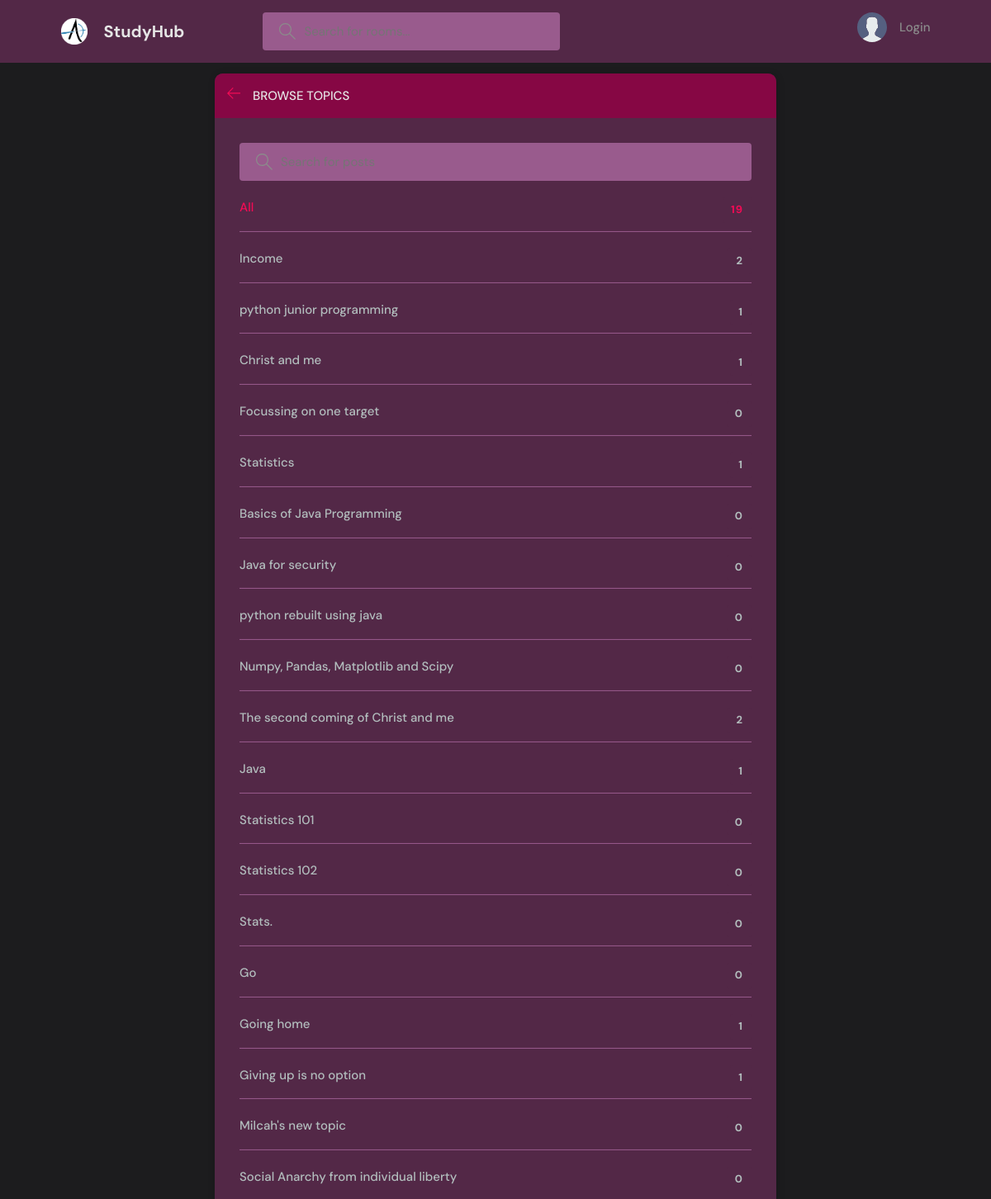
/topics, run on an earlier commit of the app's database.
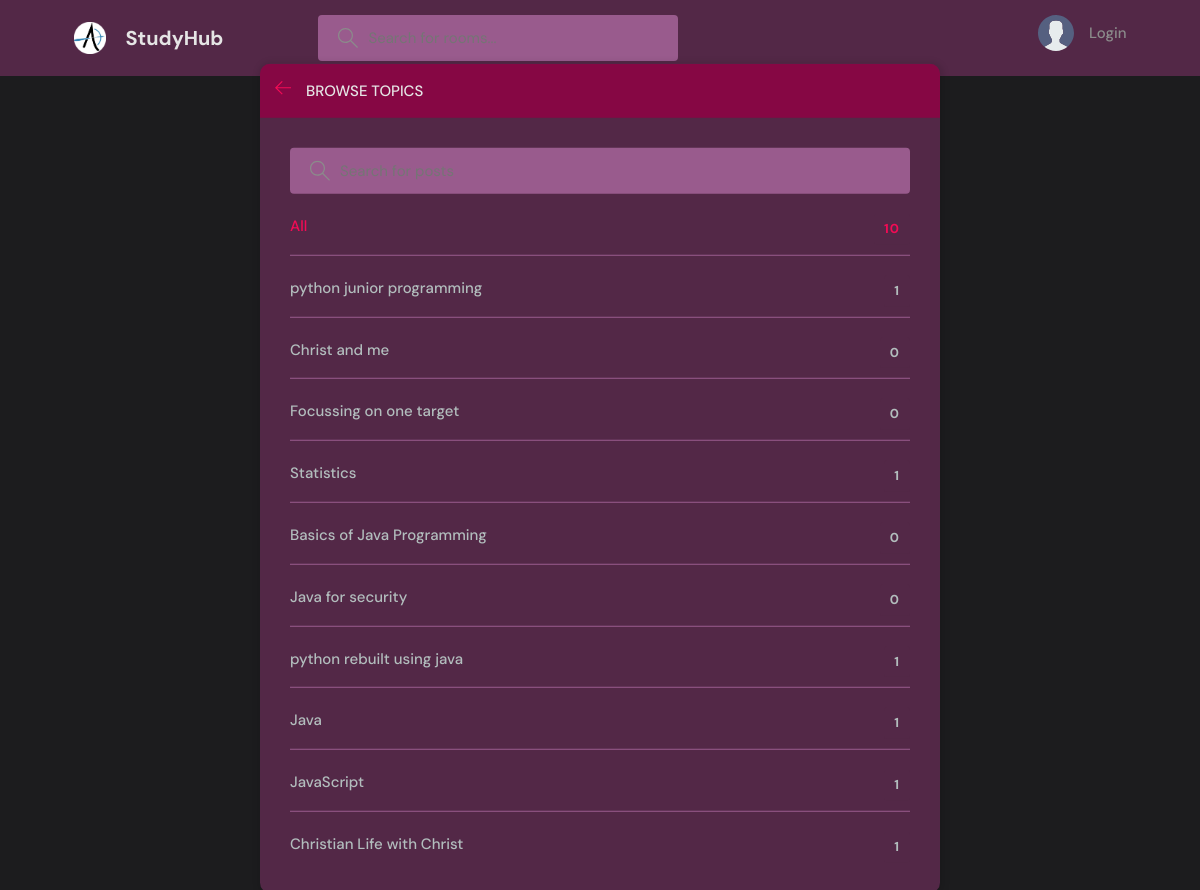
And on a later commit of the database.
### Rooms/models.py (models this page shows, shortened)
class Topic(models.Model):
    name=models.CharField(max_length=200)

### Rooms/views.py (the view)
# urls.py: path('topics', views.mobileTopicsPage, name='topics'),
def mobileTopicsPage(request):
    q = request.GET.get('q') if request.GET.get('q')!=None else ''
    topics = Topic.objects.filter(name__icontains = q)
    context = {'topics': topics}
    return render(request, 'Rooms/topics.html', context)

### Rooms/templates/Rooms/topics.html (shortened to what this page needs)
{% extends 'parent_hub/base.html' %}
{% block content %}
    <main class="create-room layout">
      <div class="container">
        <div class="layout__box">
          <div class="layout__boxHeader">
            <div class="layout__boxTitle">
              <a href="{% url 'home' %}">
                <svg version="1.1" xmlns="http://www.w3.org/2000/svg" width="32" height="32" viewBox="0 0 32 32">
                  <title>arrow-left</title>
                  <path
                    d="M13.723 2.286l-13.723 13.714 13.719 13.714 1.616-1.611-10.96-10.96h27.625v-2.286h-27.625l10.965-10.965-1.616-1.607z"
                  ></path>
                </svg>
              </a>
              <h3>Browse Topics</h3>
            </div>
          </div>
          <div class="topics-page layout__body">
            <form class="header__search" action="">
              <label>
                <input placeholder="Search for posts" name="q"/>
              </label>
            </form>
            <ul class="topics__list">
              <li>
                <a href="{% url 'home' %}" class="active">All <span>{{topics.count}}</span></a>
              </li>
              {% for topic in topics %}
              <li>
                <a href="{% url 'home' %}?q={{topic.name}}">{{topic.name}} <span>{{topic.room_set.all.count}}</span></a>
              </li>
              {% endfor %}
            </ul>
          </div>
        </div>
      </div>
    </main>
{% endblock %}

### templates/parent_hub/base.html (shortened to what this page needs)
{% load static %}
<!DOCTYPE html>
<html lang="en">
<head>
    <link rel="stylesheet" type="text/css" href="{% static 'styles/base.css' %}">
</head>
<body>
    {% include 'parent_hub/navbar.html' %}
    {% block content %}
    {% endblock %}
</body>
</html>

### templates/parent_hub/navbar.html (shortened to what this page needs)
{% load static %}
<header class="header header--loggedIn">
    <div class="container">
      <a href="/" class="header__logo">
        <img src="{% static 'assets/arola.png' %}" />
        <h1>StudyHub</h1>
      </a>
      <form class="header__search" action="{% url 'home'%}">
        <label>
          <input placeholder="Search for rooms..." name="q"/>
        </label>
      </form>
    <nav class="header__menu">
    <div class="header__user">
        {% if request.user.is_authenticated %}
          <a href="{% url 'user-profile' user.id %}">
            <div class="avatar avatar--medium active">
              <img src="{{request.user.avatar.url}}" />
            </div>
            <p>{{user.username}} <span>@{{user.username}}</span></p>
          </a>
          <button class="dropdown-button">
            <svg version="1.1" xmlns="http://www.w3.org/2000/svg" width="32" height="32" viewBox="0 0 32 32">
              <title>chevron-down</title>
              <path d="M16 21l-13-13h-3l16 16 16-16h-3l-13 13z"></path>
            </svg>
          </button>
        </div>
        <div class="dropdown-menu">
            <a href="settings.html" class="dropdown-link"
                ><svg version="1.1" xmlns="http://www.w3.org/2000/svg" width="32" height="32" viewBox="0 0 32 32">
                <title>tools</title>
                <path
                    d="M27.465 32c-1.211 0-2.35-0.471-3.207-1.328l-9.392-9.391c-2.369 0.898-4.898 0.951-7.355 0.15-3.274-1.074-5.869-3.67-6.943-6.942-0.879-2.682-0.734-5.45 0.419-8.004 0.135-0.299 0.408-0.512 0.731-0.572 0.32-0.051 0.654 0.045 0.887 0.277l5.394 5.395 3.586-3.586-5.394-5.395c-0.232-0.232-0.336-0.564-0.276-0.887s0.272-0.596 0.572-0.732c2.552-1.152 5.318-1.295 8.001-0.418 3.274 1.074 5.869 3.67 6.943 6.942 0.806 2.457 0.752 4.987-0.15 7.358l9.392 9.391c0.844 0.842 1.328 2.012 1.328 3.207-0 2.5-2.034 4.535-4.535 4.535zM15.101 19.102c0.26 0 0.516 0.102 0.707 0.293l9.864 9.863c0.479 0.479 1.116 0.742 1.793 0.742 1.398 0 2.535-1.137 2.535-2.535 0-0.668-0.27-1.322-0.742-1.793l-9.864-9.863c-0.294-0.295-0.376-0.74-0.204-1.119 0.943-2.090 1.061-4.357 0.341-6.555-0.863-2.631-3.034-4.801-5.665-5.666-1.713-0.561-3.468-0.609-5.145-0.164l4.986 4.988c0.391 0.391 0.391 1.023 0 1.414l-5 5c-0.188 0.188-0.441 0.293-0.707 0.293s-0.52-0.105-0.707-0.293l-4.987-4.988c-0.45 1.682-0.397 3.436 0.164 5.146 0.863 2.631 3.034 4.801 5.665 5.666 2.2 0.721 4.466 0.604 6.555-0.342 0.132-0.059 0.271-0.088 0.411-0.088z"
                ></path>
                </svg>
                Settings
            </a>
            <a href="{% url 'logout' %}" class="dropdown-link">
                <svg version="1.1" xmlns="http://www.w3.org/2000/svg" width="32" height="32" viewBox="0 0 32 32">
                <title>sign-out</title>
                <path
                    d="M3 0h22c0.553 0 1 0 1 0.553l-0 3.447h-2v-2h-20v28h20v-2h2l0 3.447c0 0.553-0.447 0.553-1 0.553h-22c-0.553 0-1-0.447-1-1v-30c0-0.553 0.447-1 1-1z"
                ></path>
                <path
                    d="M21.879 21.293l1.414 1.414 6.707-6.707-6.707-6.707-1.414 1.414 4.293 4.293h-14.172v2h14.172l-4.293 4.293z"
                ></path>
                </svg>
                Logout
            </a>
        </div>
        {% else %}
        <a href="{% url 'login' %}">
          <img src="{% static 'assets/avatar.svg' %}" />
          <p>Login</p>
        </a>
        {% endif %}
      </nav>
    </div>
  </header>

### static/styles/base.css (style rules this page uses)
:root { --color-main: #f30b55; --color-main-light: #f992e6; --color-dark: #532847; --color-dark-medium: #995b8d; --color-dark-light: #860744; --color-light: #e5e5e5; --color-gray: #8b8b8b; --color-light-gray: #b2bdbd; --color-bg: #1c1c1e; --color-success: #5dd693; --color-error: #fc4b0b; }
* { margin: 0; padding: 0; font-family: "DM Sans", -apple-system, BlinkMacSystemFont, "Segoe UI", Roboto, Oxygen, Ubuntu, Cantarell, "Open Sans", "Helvetica Neue", sans-serif; box-sizing: border-box; text-rendering: optimizeLegibility; font-size: inherit; }
html { font-size: 56.25%; }
@media only screen and (min-width: 1200px) { html { font-size: 62.5%; } }
body { line-height: 1.6; font-weight: 400; font-size: 1.5rem; color: var(--color-light-gray); background-color: var(--color-bg); min-height: 100vh; }
img { width: 100%; }
a { display: inline-block; color: var(--color-main); text-decoration: none; }
.container { max-width: 120rem; width: 90%; margin: auto; }
.header { padding: 1.5rem; background-color: var(--color-dark); }
.header > .container { display: flex; gap: 9.5rem; }
.header__logo, .header__user { display: flex; gap: 2rem; align-items: center; }
.header__logo > img { height: 3.2rem; width: 3.2rem; }
.header__logo > h1 { font-weight: 700; font-size: 2rem; color: var(--color-light); }
.header__search > label { background-color: var(--color-dark-medium); padding: 1.3rem 1rem; display: flex; align-items: center; gap: 1rem; border-radius: 4px; }
.header__search svg { fill: var(--color-gray); width: 2rem; height: 2rem; margin-left: 1rem; }
.header__search input { width: 30rem; background: transparent; border: none; outline: none; color: var(--color-light); }
.header__menu { margin-left: auto; position: relative; }
.header__menu a { display: flex; gap: 1.5rem; align-items: center; font-weight: 500; text-decoration: none; color: var(--color-gray); }
.header__menu img { height: 3.6rem; }
.header__menu p { line-height: 1.2; }
.layout { margin-top: 2.4rem; }
.layout > .container { display: flex; justify-content: space-between; align-items: flex-start; }
.layout__box { width: 90%; max-width: 48rem; min-height: 40rem; position: absolute; top: 50%; left: 50%; transform: translate(-50%, -46%); background-color: var(--color-dark); border-radius: 1rem; box-shadow: 1px 1px 6px 3px rgba(0, 0, 0, 0.1); overflow: hidden; }
.layout__boxHeader { display: flex; padding: 1.5rem; background-color: var(--color-dark-light); }
.layout__boxTitle { display: flex; gap: 1.5rem; align-items: center; }
.layout__boxTitle h3 { text-transform: uppercase; font-weight: 500; color: var(--color-light); }
.layout__boxTitle svg { width: 1.6rem; height: 1.6rem; fill: var(--color-main); }
.layout__body { margin: 3rem; }
.topics__list { list-style: none; }
.topics__list li a { display: flex; justify-content: space-between; margin-bottom: 3rem; font-weight: 500; color: var(--color-light-gray); transition: all 0.3s ease-in-out; }
.topics__list li a.active, .topics__list li a:hover { color: var(--color-main); }
.topics__list li a span { padding: 0.5rem 1rem; background-color: var(--color-dark); border-radius: 3px; font-size: 1.3rem; font-weight: 700; letter-spacing: 1px; }
.topics-page .topics__list li:not(:last-child) a { margin: 2rem 0; padding-bottom: 1rem; text-decoration: none; border-bottom: 1px solid var(--color-dark-medium); }
.topics-page .header__search { display: block; }
.create-room.layout .layout__box { max-width: 68rem; }

What changed in the data, as far as the page shows it:
removed Topic: name "Income", room_set.all.count "2"
removed Topic: name "Numpy, Pandas, Matplotlib and Scipy", room_set.all.count "0"
removed Topic: name "The second coming of Christ and me", room_set.all.count "2"
removed Topic: name "Statistics 101", room_set.all.count "0"
removed Topic: name "Statistics 102", room_set.all.count "0"
removed Topic: name "Stats.", room_set.all.count "0"
removed Topic: name "Go", room_set.all.count "0"
removed Topic: name "Going home", room_set.all.count "1"
removed Topic: name "Giving up is no option", room_set.all.count "1"
removed Topic: name "Milcah's new topic", room_set.all.count "0"
removed Topic: name "Social Anarchy from individual liberty", room_set.all.count "0"
computed for Topic "Christ and me": room_set.all.count "1" → "0"
computed for Topic "python rebuilt using java": room_set.all.count "0" → "1"
added Topic: name "JavaScript", room_set.all.count "1"
added Topic: name "Christian Life with Christ", room_set.all.count "1"
Also different on the page:
{{ topics.count }}: "19" → "10"
